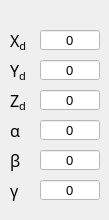
            <widget class="QWidget" name="pg_ipos">
             <widget class="QLineEdit" name="tb_X_BC">
              <property name="geometry">
               <rect>
                <x>40</x>
                <y>30</y>
                <width>60</width>
                <height>20</height>
               </rect>
              </property>
              <property name="font">
               <font>
                <pointsize>10</pointsize>
               </font>
              </property>
              <property name="styleSheet">
               <string notr="true">background-color: rgb(255, 255, 255);</string>
              </property>
              <property name="text">
               <string>0</string>
              </property>
              <property name="alignment">
               <set>Qt::AlignCenter</set>
              </property>
             </widget>
             <widget class="QLineEdit" name="tb_Y_BC">
              <property name="geometry">
               <rect>
                <x>40</x>
                <y>60</y>
                <width>60</width>
                <height>20</height>
               </rect>
              </property>
              <property name="font">
               <font>
                <pointsize>10</pointsize>
               </font>
              </property>
              <property name="styleSheet">
               <string notr="true">background-color: rgb(255, 255, 255);</string>
              </property>
              <property name="text">
               <string>0</string>
              </property>
              <property name="alignment">
               <set>Qt::AlignCenter</set>
              </property>
             </widget>
             <widget class="QLabel" name="label_176">
              <property name="geometry">
               <rect>
                <x>10</x>
                <y>80</y>
                <width>21</width>
                <height>41</height>
               </rect>
              </property>
              <property name="font">
               <font>
                <family>3ds</family>
                <pointsize>12</pointsize>
                <weight>50</weight>
                <bold>false</bold>
               </font>
              </property>
              <property name="styleSheet">
               <string notr="true">color:black;</string>
              </property>
              <property name="text">
               <string>&lt;html&gt;&lt;head/&gt;&lt;body&gt;&lt;p&gt;Z&lt;span style=&quot; vertical-align:sub;&quot;&gt;d&lt;/span&gt;&lt;/p&gt;&lt;/body&gt;&lt;/html&gt;</string>
              </property>
             </widget>
             <widget class="QLabel" name="label_147">
              <property name="geometry">
               <rect>
                <x>10</x>
                <y>50</y>
                <width>21</width>
                <height>41</height>
               </rect>
              </property>
              <property name="font">
               <font>
                <family>3ds</family>
                <pointsize>12</pointsize>
                <weight>50</weight>
                <bold>false</bold>
               </font>
              </property>
              <property name="styleSheet">
               <string notr="true">color:black;</string>
              </property>
              <property name="text">
               <string>&lt;html&gt;&lt;head/&gt;&lt;body&gt;&lt;p&gt;Y&lt;span style=&quot; vertical-align:sub;&quot;&gt;d&lt;/span&gt;&lt;/p&gt;&lt;/body&gt;&lt;/html&gt;</string>
              </property>
             </widget>
             <widget class="QLabel" name="label_162">
              <property name="geometry">
               <rect>
                <x>10</x>
                <y>20</y>
                <width>21</width>
                <height>41</height>
               </rect>
              </property>
              <property name="font">
               <font>
                <family>3ds</family>
                <pointsize>12</pointsize>
                <weight>50</weight>
                <bold>false</bold>
               </font>
              </property>
              <property name="styleSheet">
               <string notr="true">color:black;</string>
              </property>
              <property name="text">
               <string>&lt;html&gt;&lt;head/&gt;&lt;body&gt;&lt;p&gt;X&lt;span style=&quot; vertical-align:sub;&quot;&gt;d&lt;/span&gt;&lt;/p&gt;&lt;/body&gt;&lt;/html&gt;</string>
              </property>
             </widget>
             <widget class="QLineEdit" name="tb_Z_BC">
              <property name="geometry">
               <rect>
                <x>40</x>
                <y>90</y>
                <width>60</width>
                <height>20</height>
               </rect>
              </property>
              <property name="font">
               <font>
                <pointsize>10</pointsize>
               </font>
              </property>
              <property name="styleSheet">
               <string notr="true">background-color: rgb(255, 255, 255);</string>
              </property>
              <property name="text">
               <string>0</string>
              </property>
              <property name="alignment">
               <set>Qt::AlignCenter</set>
              </property>
             </widget>
             <widget class="QLabel" name="label_163">
              <property name="geometry">
               <rect>
                <x>10</x>
                <y>110</y>
                <width>21</width>
                <height>41</height>
               </rect>
              </property>
              <property name="font">
               <font>
                <family>3ds</family>
                <pointsize>12</pointsize>
                <weight>50</weight>
                <bold>false</bold>
               </font>
              </property>
              <property name="styleSheet">
               <string notr="true">color:black;</string>
              </property>
              <property name="text">
               <string>&lt;html&gt;&lt;head/&gt;&lt;body&gt;&lt;p&gt;α&lt;/p&gt;&lt;/body&gt;&lt;/html&gt;</string>
              </property>
             </widget>
             <widget class="QLabel" name="label_177">
              <property name="geometry">
               <rect>
                <x>10</x>
                <y>170</y>
                <width>21</width>
                <height>41</height>
               </rect>
              </property>
              <property name="font">
               <font>
                <family>3ds</family>
                <pointsize>12</pointsize>
                <weight>50</weight>
                <bold>false</bold>
               </font>
              </property>
              <property name="styleSheet">
               <string notr="true">color:black;</string>
              </property>
              <property name="text">
               <string>&lt;html&gt;&lt;head/&gt;&lt;body&gt;&lt;p&gt; γ&lt;/p&gt;&lt;/body&gt;&lt;/html&gt;</string>
              </property>
             </widget>
             <widget class="QLabel" name="label_178">
              <property name="geometry">
               <rect>
                <x>10</x>
                <y>140</y>
                <width>21</width>
                <height>41</height>
               </rect>
              </property>
              <property name="font">
               <font>
                <family>3ds</family>
                <pointsize>12</pointsize>
                <weight>50</weight>
                <bold>false</bold>
               </font>
              </property>
              <property name="styleSheet">
               <string notr="true">color:black;</string>
              </property>
              <property name="text">
               <string>&lt;html&gt;&lt;head/&gt;&lt;body&gt;&lt;p&gt;β&lt;/p&gt;&lt;/body&gt;&lt;/html&gt;</string>
              </property>
             </widget>
             <widget class="QLineEdit" name="tb_alp_BC">
              <property name="geometry">
               <rect>
                <x>40</x>
                <y>120</y>
                <width>60</width>
                <height>20</height>
               </rect>
              </property>
              <property name="font">
               <font>
                <pointsize>10</pointsize>
               </font>
              </property>
              <property name="styleSheet">
               <string notr="true">background-color: rgb(255, 255, 255);</string>
              </property>
              <property name="text">
               <string>0</string>
              </property>
              <property name="alignment">
               <set>Qt::AlignCenter</set>
              </property>
             </widget>
             <widget class="QLineEdit" name="tb_bet_BC">
              <property name="geometry">
               <rect>
                <x>40</x>
                <y>150</y>
                <width>60</width>
                <height>20</height>
               </rect>
              </property>
              <property name="font">
               <font>
                <pointsize>10</pointsize>
               </font>
              </property>
              <property name="styleSheet">
               <string notr="true">background-color: rgb(255, 255, 255);</string>
              </property>
              <property name="text">
               <string>0</string>
              </property>
              <property name="alignment">
               <set>Qt::AlignCenter</set>
              </property>
             </widget>
             <widget class="QLineEdit" name="tb_gam_BC">
              <property name="geometry">
               <rect>
                <x>40</x>
                <y>180</y>
                <width>60</width>
                <height>20</height>
               </rect>
              </property>
              <property name="font">
               <font>
                <pointsize>10</pointsize>
               </font>
              </property>
              <property name="styleSheet">
               <string notr="true">background-color: rgb(255, 255, 255);</string>
              </property>
              <property name="text">
               <string>0</string>
              </property>
              <property name="alignment">
               <set>Qt::AlignCenter</set>
              </property>
             </widget>
            </widget>
